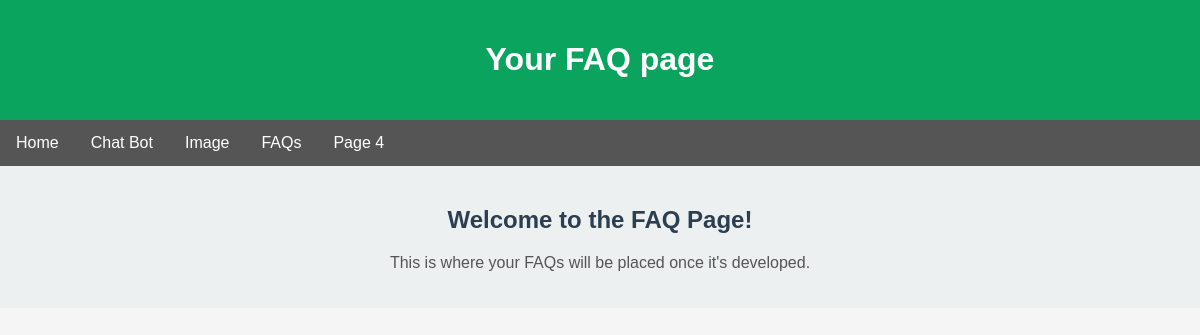
The app's page /faq/, older data.
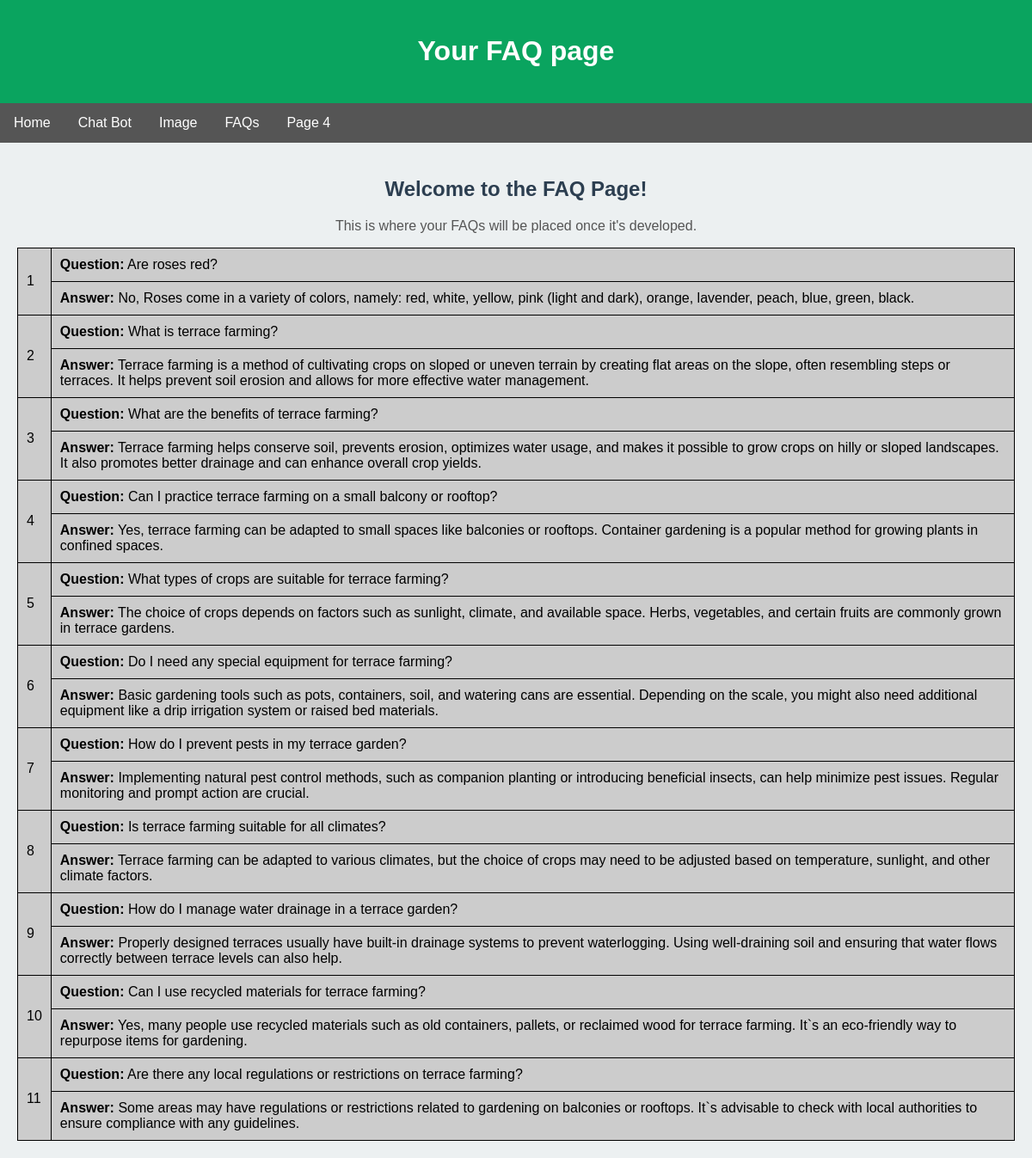
The same page, newer data.
### faq/models.py (models this page shows)
class Faq(models.Model):
    no = models.IntegerField(primary_key=True)
    question = models.TextField()
    answer = models.TextField()

### faq/views.py (the view)
# urls.py: path('', views.faq, name='faq'),
def faq(request):
    faqs = Faq.objects.all()  # Fetch all FAQ data from the database
    print(faqs)
    return render(request, 'faq/faq.html', {'faqs': faqs})  # Pass the data to the template

### faq/templates/faq/faq.html (shortened to what this page needs)
<!DOCTYPE html>
<html lang="en">
<head>
</head>
<body>
    <header>
        <h1>Your FAQ page </h1>
    </header>
    <nav>
        <a href="/">Home</a>
        <a href="/chatbot/">Chat Bot</a>
        <a href="/imagerec/">Image</a>
        <a href="/faq/">FAQs</a>
        <a href="page4.html">Page 4</a>
    </nav>
    <section>
        <h2>Welcome to the FAQ Page!</h2>
        <p>This is where your FAQs will be placed once it's developed.</p>
        <table class="faq-table">
            {% for faq in faqs %}
                <tr>
                    <td rowspan="2">{{ forloop.counter }}</td>
                    <td>
                        <strong>Question:</strong> {{ faq.question }}
                    </td>
                </tr>
                <tr>
                    <td>
                        <strong>Answer:</strong> {{ faq.answer }}
                    </td>
                </tr>
            {% endfor %}
        </table>
    </section>
</body>
</html>

### faq/templates/faq/faq.html (style rules this page uses)
body { font-family: Arial, sans-serif; margin: 0; padding: 0; background-color: #f5f5f5; }
header { background-color: rgb(10, 164, 95); color: #fff; padding: 20px; text-align: center; }
nav { background-color: #555; overflow: hidden; }
nav a { float: left; display: block; color: white; text-align: center; padding: 14px 16px; text-decoration: none; transition: background-color 0.3s; }
section { padding: 20px; text-align: center; background-color: #ecf0f1; }
h2 { color: #2c3e50; }
p { color: #555; }
.faq-table { border-collapse: collapse; width: 100%; }
.faq-table td { border: 1.5px solid black; background-color: #cccccc; padding: 10px; text-align: left; }

Row changes from the older to the newer data that the page shows:
added Faq: question "Are roses red?", answer "No, Roses come in a variety of colors, namely: red, white, yellow, pink (light and dark), orange, lavender, peach, blue, green, black."
added Faq: question "What is terrace farming?", answer "Terrace farming is a method of cultivating crops on sloped or uneven terrain by creating flat areas on the slope, often resembling steps or terraces. It helps prevent soil erosion and allows for more effective water management."
added Faq: question "What are the benefits of terrace farming?", answer "Terrace farming helps conserve soil, prevents erosion, optimizes water usage, and makes it possible to grow crops on hilly or sloped landscapes. It also promotes better drainage and can enhance overall crop yields."
added Faq: question "Can I practice terrace farming on a small balcony or rooftop?", answer "Yes, terrace farming can be adapted to small spaces like balconies or rooftops. Container gardening is a popular method for growing plants in confined spaces."
added Faq: question "What types of crops are suitable for terrace farming?", answer "The choice of crops depends on factors such as sunlight, climate, and available space. Herbs, vegetables, and certain fruits are commonly grown in terrace gardens."
added Faq: question "Do I need any special equipment for terrace farming?", answer "Basic gardening tools such as pots, containers, soil, and watering cans are essential. Depending on the scale, you might also need additional equipment like a drip irrigation system or raised bed materials."
added Faq: question "How do I prevent pests in my terrace garden?", answer "Implementing natural pest control methods, such as companion planting or introducing beneficial insects, can help minimize pest issues. Regular monitoring and prompt action are crucial."
added Faq: question "Is terrace farming suitable for all climates?", answer "Terrace farming can be adapted to various climates, but the choice of crops may need to be adjusted based on temperature, sunlight, and other climate factors."
added Faq: question "How do I manage water drainage in a terrace garden?", answer "Properly designed terraces usually have built-in drainage systems to prevent waterlogging. Using well-draining soil and ensuring that water flows correctly between terrace levels can also help."
added Faq: question "Can I use recycled materials for terrace farming?", answer "Yes, many people use recycled materials such as old containers, pallets, or reclaimed wood for terrace farming. It`s an eco-friendly way to repurpose items for gardening."
added Faq: question "Are there any local regulations or restrictions on terrace farming?", answer "Some areas may have regulations or restrictions related to gardening on balconies or rooftops. It`s advisable to check with local authorities to ensure compliance with any guidelines."
